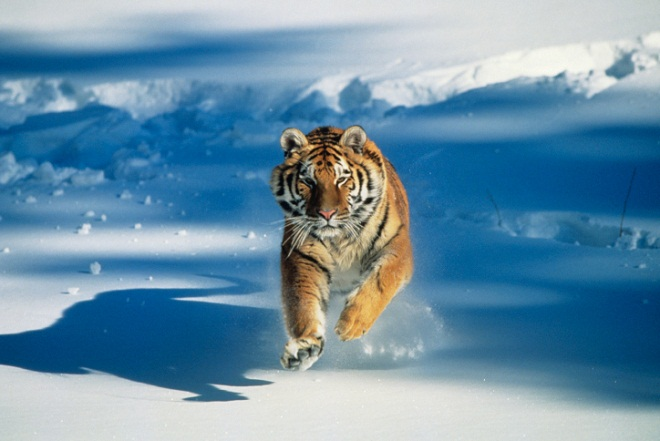
%> input picture ChromaticCoordinates/test_image1.jpg, 660 x 441 px
$ octave main.m   (GNU Octave 9; MATLAB toolbox functions it lacks are replaced by stand-ins)
%> lines starting %> are read from the running program, lines starting %| are printed output that depends on the picture
%> further down, Iin is the input picture: size 441x660x3 uint8; mean R, G, B 106.5, 145.2, 168.3
### ChromaticCoordinates/RGB_to_chromatic_coordinates.m
%This function computes the chromatic coordinates from a color image in
%RGB.
function [r,g,b]=RGB_to_chromatic_coordinates(I);
r=[];
g=[];
b=[];

I=double(I);

[m,n,k]=size(I);
%> m = 441; n = 660; k = 3

if k==3

R=I(:,:,1);
G=I(:,:,2);
B=I(:,:,3);
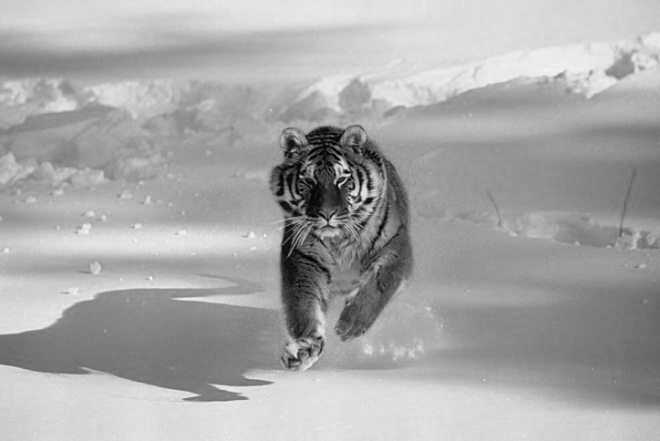
%> B: size 441x660 double; min 0, max 247, mean 168.3

S=R+G+B;

r=R./S;
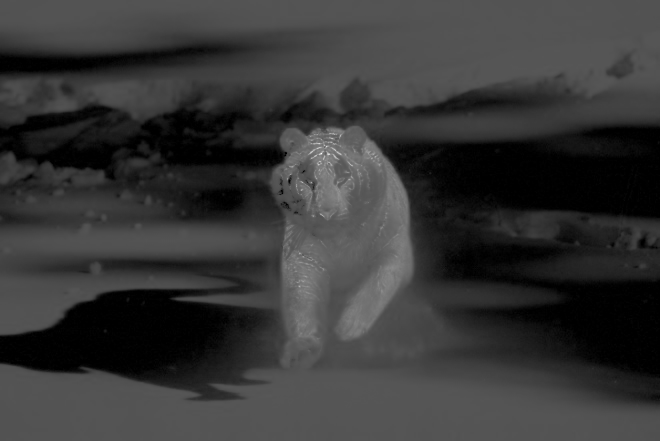
%> r: size 441x660 double; min 0, max 1, mean 0.214
g=G./S;
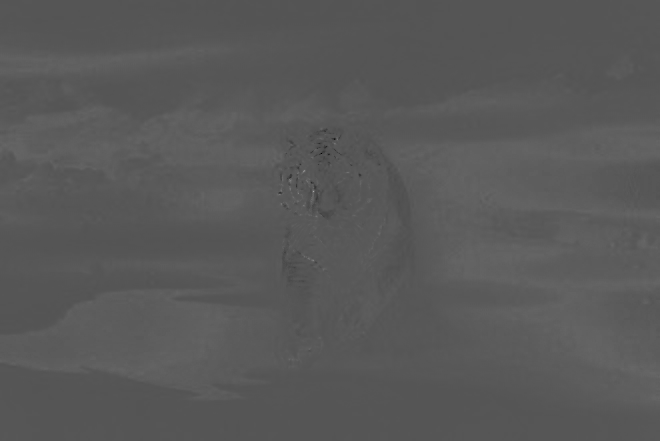
%> g: size 441x660 double; min 0, max 0.667, mean 0.351
b=B./S;
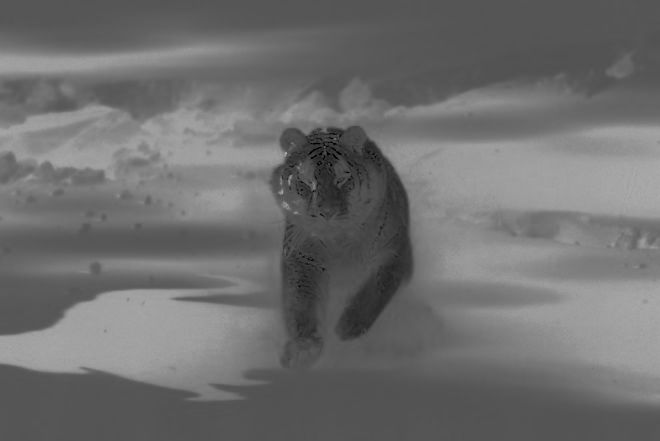
%> b: size 441x660 double; min 0, max 0.737, mean 0.435


else
   disp('The input image should have 3 color channels: R G B')
end

### ChromaticCoordinates/create_RGB_image_from_two_chromatic_coordinates.m
function I2=create_RGB_image_from_two_chromatic_coordinates(r,g)
I2=[];

b=1-(r+g);

I2(:,:,1)=r;
I2(:,:,2)=g;
I2(:,:,3)=b;

### ChromaticCoordinates/main.m
close all
clear all
clc
%--------------------------------------------------------------------------
%Read image
%--------------------------------------------------------------------------
Iin=imread('test_image1.jpg');


%--------------------------------------------------------------------------
%Convert from RGB to chromatic coordinates.
%--------------------------------------------------------------------------
[r,g,b]=RGB_to_chromatic_coordinates(Iin);

factor=0.2;  %1.8;

Iin2=factor*Iin;
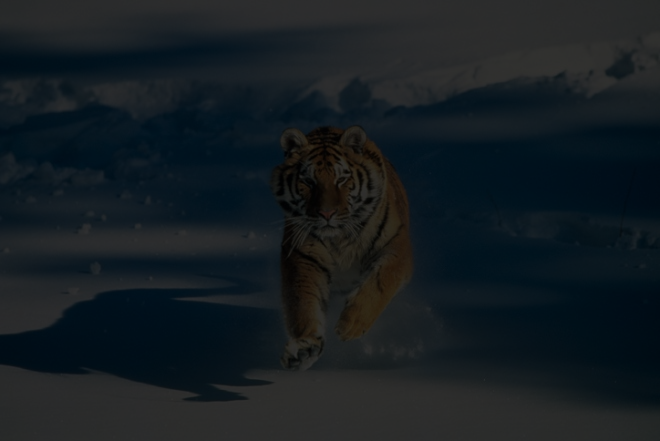
%> Iin2: size 441x660x3 uint8; mean R, G, B 21.3, 29, 33.7
[r2,g2,b2]=RGB_to_chromatic_coordinates(Iin2);
%> in RGB_to_chromatic_coordinates (call 2), `S=R+G+B;`:
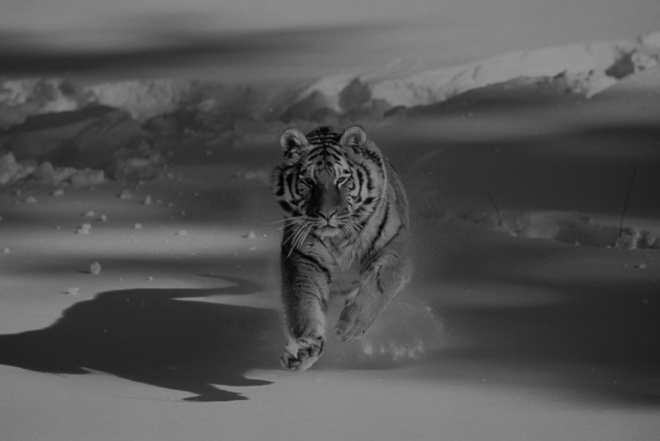
%> S: size 441x660 double; min 2, max 149, mean 84

%--------------------------------------------------------------------------
%Assemble new image from r and g chromatic coordinates.
%--------------------------------------------------------------------------
Iout=create_RGB_image_from_two_chromatic_coordinates(r,g);
%> in create_RGB_image_from_two_chromatic_coordinates, `I2(:,:,3)=b;`:
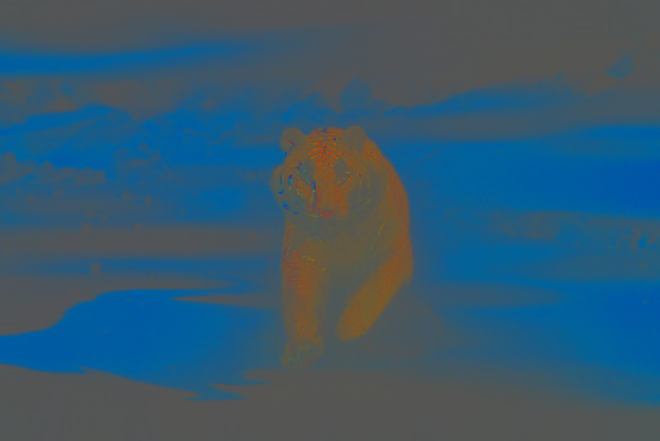
%> I2: size 441x660x3 double; mean R, G, B 0.214, 0.351, 0.435

Iout2=create_RGB_image_from_two_chromatic_coordinates(r2,g2);
%--------------------------------------------------------------------------
%Display results
%--------------------------------------------------------------------------
h1=figure;
imshow(Iin,[]);
title('Original image in RGB')

h2=figure;
imshow(Iin2,[]);
title('Image obtained modifying the RGB')


h3=figure;
imshow(Iout,[]);
title('Original image in chromatic coordinates')

h4=figure;
imshow(Iout2,[]);
title('Modified image in chromatic coordinates')
%--------------------------------------------------------------------------
